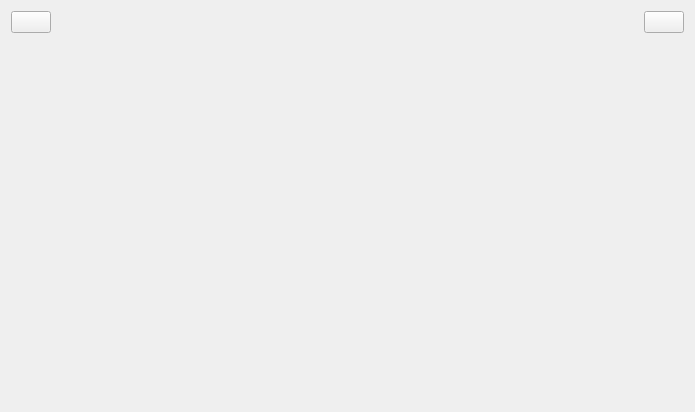
<?xml version="1.0" encoding="UTF-8"?>
<ui version="4.0">
 <class>MasterView</class>
 <widget class="QWidget" name="MasterView">
  <property name="geometry">
   <rect>
    <x>0</x>
    <y>0</y>
    <width>695</width>
    <height>412</height>
   </rect>
  </property>
  <property name="windowTitle">
   <string>MasterView</string>
  </property>
  <layout class="QVBoxLayout" name="verticalLayout">
   <item>
    <layout class="QHBoxLayout" name="horizontalLayout">
     <item>
      <widget class="QPushButton" name="btBack">
       <property name="text">
        <string/>
       </property>
       <property name="icon">
        <iconset resource="lab3.qrc">
         <normaloff>:/img/return.png</normaloff>:/img/return.png</iconset>
       </property>
      </widget>
     </item>
     <item>
      <spacer name="horizontalSpacer">
       <property name="orientation">
        <enum>Qt::Orientation::Horizontal</enum>
       </property>
       <property name="sizeHint" stdset="0">
        <size>
         <width>40</width>
         <height>20</height>
        </size>
       </property>
      </spacer>
     </item>
     <item>
      <widget class="QLabel" name="labelTitle">
       <property name="text">
        <string/>
       </property>
      </widget>
     </item>
     <item>
      <spacer name="horizontalSpacer_2">
       <property name="orientation">
        <enum>Qt::Orientation::Horizontal</enum>
       </property>
       <property name="sizeHint" stdset="0">
        <size>
         <width>40</width>
         <height>20</height>
        </size>
       </property>
      </spacer>
     </item>
     <item>
      <widget class="QPushButton" name="btLogout">
       <property name="text">
        <string/>
       </property>
       <property name="icon">
        <iconset resource="lab3.qrc">
         <normaloff>:/img/out.png</normaloff>:/img/out.png</iconset>
       </property>
      </widget>
     </item>
    </layout>
   </item>
   <item>
    <widget class="QStackedWidget" name="stackedWidget"/>
   </item>
  </layout>
 </widget>
 <resources>
  <include location="lab3.qrc"/>
 </resources>
 <connections/>
</ui>
